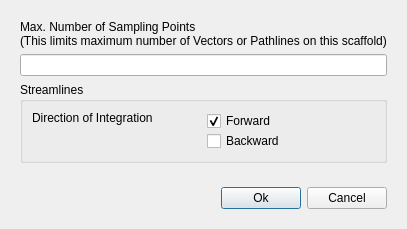
<?xml version="1.0" encoding="UTF-8"?>
<ui version="4.0">
 <class>ReportingScaffoldDialog</class>
 <widget class="QDialog" name="ReportingScaffoldDialog">
  <property name="windowModality">
   <enum>Qt::ApplicationModal</enum>
  </property>
  <property name="geometry">
   <rect>
    <x>0</x>
    <y>0</y>
    <width>404</width>
    <height>226</height>
   </rect>
  </property>
  <property name="windowTitle">
   <string>Opacity</string>
  </property>
  <property name="modal">
   <bool>true</bool>
  </property>
  <layout class="QVBoxLayout" name="verticalLayout">
   <item>
    <widget class="QWidget" name="widget" native="true">
     <layout class="QVBoxLayout" name="verticalLayout_3">
      <item>
       <widget class="QWidget" name="widget_2" native="true">
        <layout class="QVBoxLayout" name="verticalLayout_4">
         <property name="leftMargin">
          <number>0</number>
         </property>
         <property name="topMargin">
          <number>0</number>
         </property>
         <property name="rightMargin">
          <number>0</number>
         </property>
         <property name="bottomMargin">
          <number>0</number>
         </property>
         <item>
          <widget class="QLabel" name="label">
           <property name="text">
            <string>Max. Number of Sampling Points
(This limits maximum number of Vectors or Pathlines on this scaffold)</string>
           </property>
          </widget>
         </item>
         <item>
          <widget class="QLineEdit" name="maxNumberOfSamplingPoints"/>
         </item>
        </layout>
       </widget>
      </item>
      <item>
       <widget class="QGroupBox" name="groupBox_2">
        <property name="title">
         <string>Streamlines</string>
        </property>
        <layout class="QVBoxLayout" name="verticalLayout_5">
         <item>
          <widget class="QWidget" name="widget_11" native="true">
           <layout class="QHBoxLayout" name="horizontalLayout_11">
            <property name="leftMargin">
             <number>0</number>
            </property>
            <property name="topMargin">
             <number>0</number>
            </property>
            <property name="rightMargin">
             <number>0</number>
            </property>
            <property name="bottomMargin">
             <number>0</number>
            </property>
            <item>
             <widget class="QLabel" name="label_9">
              <property name="text">
               <string>Direction of Integration</string>
              </property>
              <property name="alignment">
               <set>Qt::AlignLeading|Qt::AlignLeft|Qt::AlignTop</set>
              </property>
             </widget>
            </item>
            <item>
             <widget class="QWidget" name="widget_13" native="true">
              <layout class="QVBoxLayout" name="verticalLayout_6">
               <property name="spacing">
                <number>0</number>
               </property>
               <property name="leftMargin">
                <number>0</number>
               </property>
               <property name="topMargin">
                <number>0</number>
               </property>
               <property name="rightMargin">
                <number>0</number>
               </property>
               <property name="bottomMargin">
                <number>0</number>
               </property>
               <item>
                <widget class="QCheckBox" name="streamlinesIntegrateForward">
                 <property name="text">
                  <string>Forward</string>
                 </property>
                 <property name="checked">
                  <bool>true</bool>
                 </property>
                </widget>
               </item>
               <item>
                <widget class="QCheckBox" name="streamlinesIntegrateBackward">
                 <property name="text">
                  <string>Backward</string>
                 </property>
                </widget>
               </item>
              </layout>
             </widget>
            </item>
           </layout>
          </widget>
         </item>
        </layout>
       </widget>
      </item>
     </layout>
    </widget>
   </item>
   <item>
    <widget class="QWidget" name="widget_12" native="true">
     <layout class="QHBoxLayout" name="horizontalLayout_9">
      <item>
       <spacer name="horizontalSpacer_7">
        <property name="orientation">
         <enum>Qt::Horizontal</enum>
        </property>
        <property name="sizeHint" stdset="0">
         <size>
          <width>40</width>
          <height>20</height>
         </size>
        </property>
       </spacer>
      </item>
      <item>
       <widget class="QPushButton" name="ok">
        <property name="text">
         <string>Ok</string>
        </property>
       </widget>
      </item>
      <item>
       <widget class="QPushButton" name="cancel">
        <property name="text">
         <string>Cancel</string>
        </property>
       </widget>
      </item>
     </layout>
    </widget>
   </item>
  </layout>
 </widget>
 <resources/>
 <connections/>
</ui>
